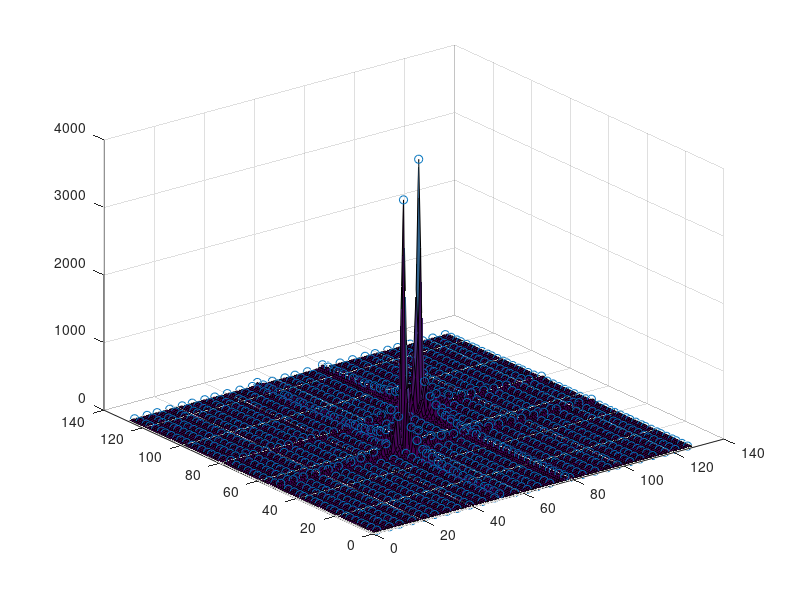
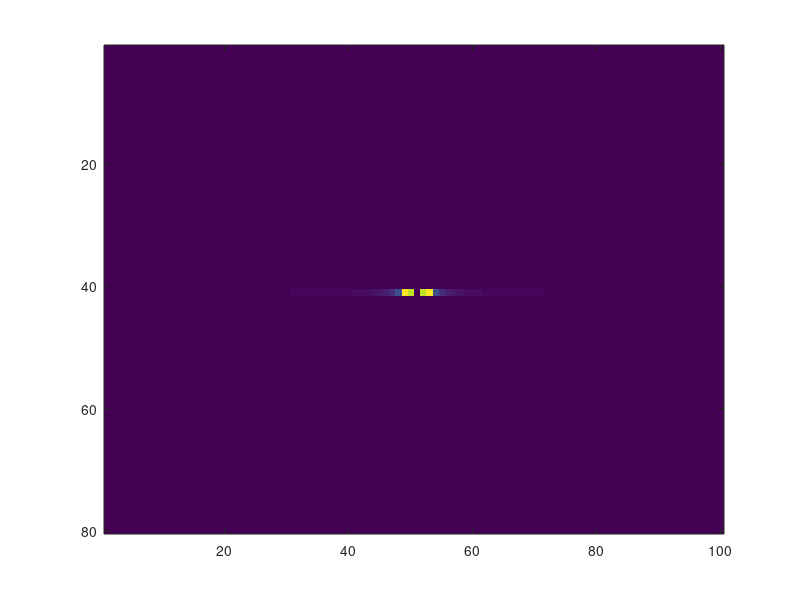
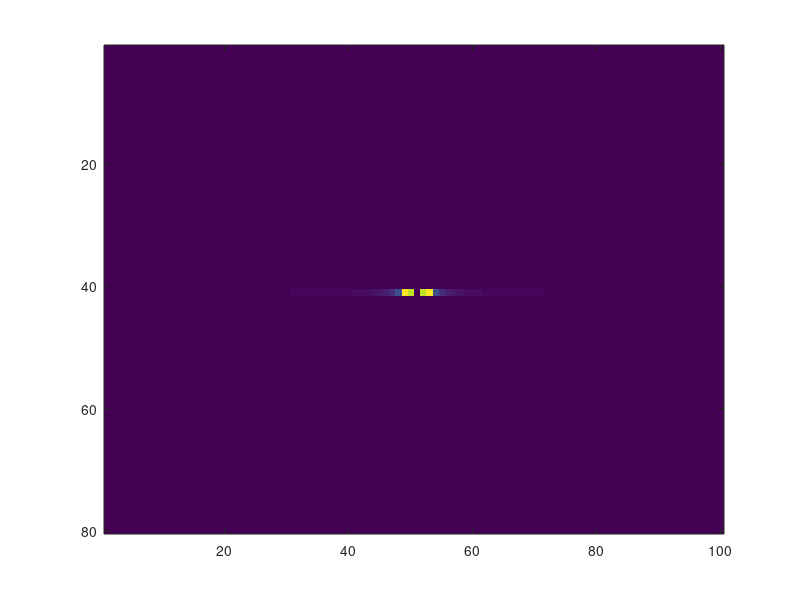
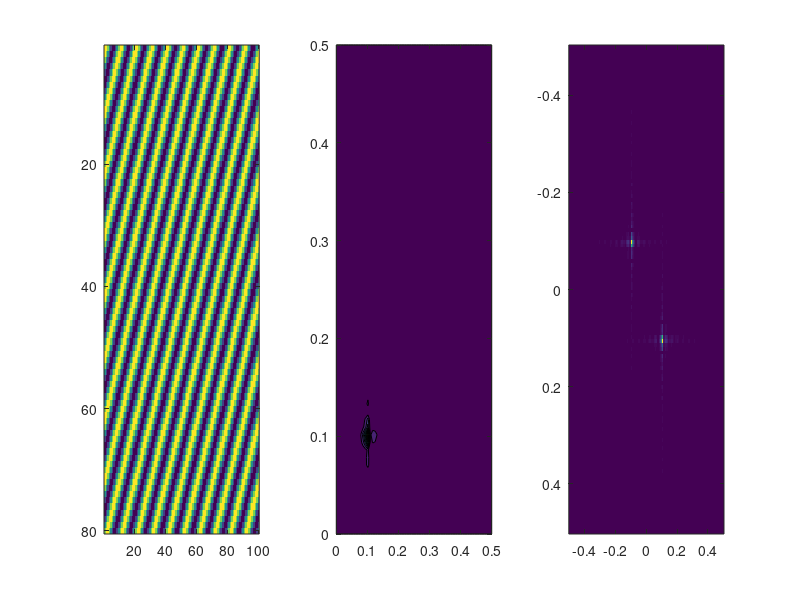

Write the MATLAB code that produced these figures, in order.
vidHeight = 80; 
vidWidth = 100; 
% These are the wavevectors I want to find
k1 = 0.1;
k2 = 0.6; 
k3 = -0.8;
k4 = 0.7;
generatedOscillation = zeros(vidHeight, vidWidth);
for x = 1:vidWidth
    for y = 1:vidHeight
        % here i add a zero frequency component, which I get rid of by
        % subtracting the average value of the image
        generatedOscillation(y,x) = generatedOscillation(y,x) + 1.2;
          % add one oscillation
          generatedOscillation(y,x) = generatedOscillation(y,x) + sin(k1*x);% + k2*y);
          % add another oscillation
          %generatedOscillation(y,x) = generatedOscillation(y,x) + sin(k3*x + k4*y);
      end
  end
% show resulting image
imagesc(generatedOscillation)


% dft 2d
NFFTY = 2^nextpow2(vidHeight);
NFFTX = 2^nextpow2(vidWidth);
% 'detrend' data to eliminate zero frequency component
av = sum(generatedOscillation(:)) / length(generatedOscillation(:));
generatedOscillation = generatedOscillation - av;
% this section I'm not too sure about, I pretty much copied the example
% from the matlab 1D fft and adapted it slightly for 2D
samplingFreq = 1;
spatialFreqsX = samplingFreq/2*linspace(0,1,NFFTX/2+1);
spatialFreqsY = samplingFreq/2*linspace(0,1,NFFTY/2+1);
spectrum2D = fft2(generatedOscillation, NFFTY,NFFTX);
% shift the 2D spectrum. I'm not entirely sure why, but all the examples
% I've found seem to do it.
spectrum2D = fftshift(spectrum2D);
imagesc(abs(spectrum2D))



%%

twoD_FT= fft2(generatedOscillation);
figure

imagesc(abs(fftshift(twoD_FT)))


% 'detrend' data to eliminate zero frequency component
av = sum(generatedOscillation(:)) / length(generatedOscillation(:));
generatedOscillation = generatedOscillation - av;

twoD_FT= fft2(generatedOscillation);
figure

imagesc(abs(fftshift(twoD_FT)))

%%
vidHeight = 80; 
vidWidth = 100; 
% These are the wavevectors I want to find
k1 = 2*pi*0.1;
k2 = 2*pi*0.1; 
k3 = 2*pi*0.2;
k4 = 2*pi*0.2;
k5= 2*pi*0.1;

generatedOscillation = zeros(vidHeight, vidWidth);
for x = 1:vidWidth
    for y = 1:vidHeight
        % here i add a zero frequency component, which I later get rid of by
        % subtracting the average value of the image
        generatedOscillation(y,x) = generatedOscillation(y,x) + 1.2;
          % add one oscillation
          generatedOscillation(y,x) = generatedOscillation(y,x) + sin(k1*x + k2*y);
          % add another oscillation
        % generatedOscillation(y,x) = generatedOscillation(y,x) + sin(k3*x + k4*y);
         %generatedOscillation(y,x) = generatedOscillation(y,x) + sin(k5*x);

      end
  end
% show resulting image
figure
subplot(1,3,1)
imagesc(generatedOscillation)
% dft 2d
NFFTY = 2^nextpow2(vidHeight);
NFFTX = 2^nextpow2(vidWidth);
% 'detrend' data to eliminate zero frequency component
av = sum(generatedOscillation(:)) / length(generatedOscillation(:));
generatedOscillation = generatedOscillation - av;
% Find X and Y frequency spaces, assuming sampling rate of 1
samplingFreq = 1;
spatialFreqsX = samplingFreq/2*linspace(0,1,NFFTX/2+1);
spatialFreqsY = samplingFreq/2*linspace(0,1,NFFTY/2+1);
spectrum2D = fft2(generatedOscillation, NFFTY,NFFTX);
subplot(1,3,2)
contourf(spatialFreqsX, spatialFreqsY, abs(spectrum2D(1:NFFTY/2+1, 1:NFFTX/2+1)))
subplot(1,3,3)
imagesc(samplingFreq/2*linspace(-1,1,NFFTX), samplingFreq/2*linspace(-1,1,NFFTY), abs(fftshift(spectrum2D)))


BW = imregionalmax(abs(fftshift(spectrum2D))');

figure
imagesc(BW)



%%



test = abs(fftshift(spectrum2D)); %perlin2D(200);
BW = imregionalmax(test');
[xs, ys] = ind2sub(size(BW), find(BW==1));
heights = [];
for i = 1:length(xs)
    heights(i) = test(ys(i), xs(i));
end
figure(1);
clf;
surf(test);
hold on;
scatter3(xs, ys, heights, 'rx');





